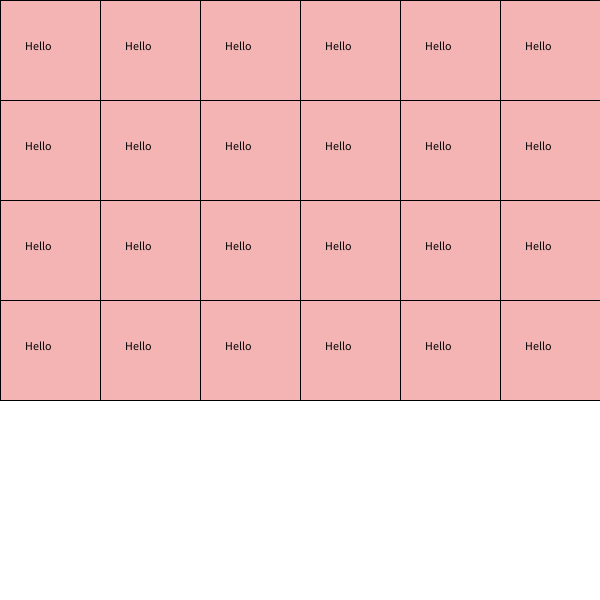
Frame 1 (no input)
Frame 60 (the mouse pressed at the canvas centre just before this capture): identical to frame 1, image omitted
Frame 120 (the mouse held since frame 60 and released just before this capture): identical to frame 1, image omitted

The Processing sketch that drew this single still picture (run headless with seeded random() and noise(); from frame 60 on, the mouse is pressed at the canvas centre):

// Processing sketch: week11_1
// ── week11_1.pde
void setup(){
  size(600,600);
}
void draw(){
  background(255);
  for(int i=0;i<4;i++){
    for(int j=0;j<6;j++){
     fill(#F5B4B4);rect(j*100,i*100,100,100);
     fill(0);text("Hello",j*100+25,i*100+50);
    }
  }
}



  
